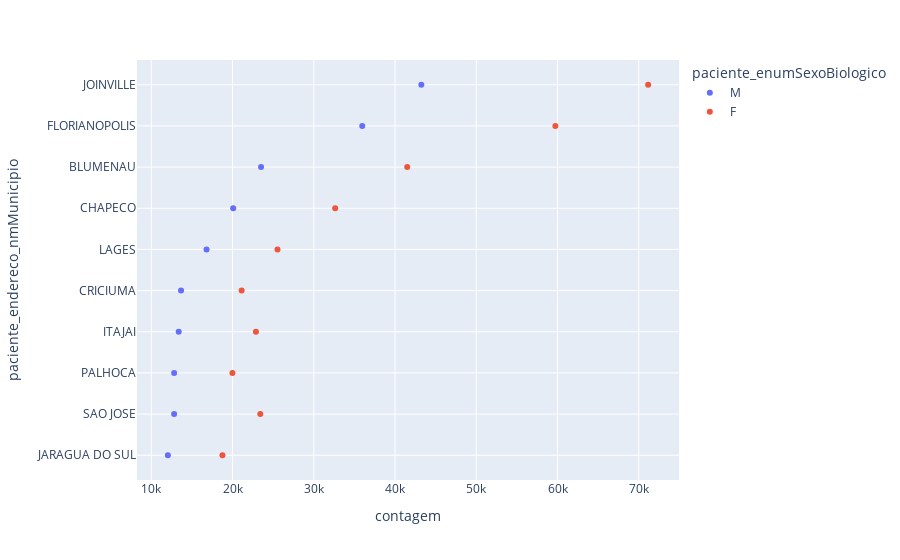

The notebook cell saved with this chart:
### Code cell
fig = px.scatter(df_, x="contagem", y="paciente_endereco_nmMunicipio", color="paciente_enumSexoBiologico")
fig.show()

### Figure 1 — Plotly figure (JSON) as saved in the notebook; plotly's stock layout.template omitted (floating-point values rounded to 4 significant figures)
{"data": [{"hovertemplate": "paciente_enumSexoBiologico=M<br>contagem=%{x}<br>paciente_endereco_nmMunicipio=%{y}<extra></extra>", "legendgroup": "M", "marker": {"color": "#636efa", "symbol": "circle"}, "mode": "markers", "name": "M", "orientation": "h", "showlegend": true, "type": "scatter", "x": [12036, 12809, 12811, 13371, 13661, 16799, 20078, 23509, 35965, 43235], "xaxis": "x", "y": ["JARAGUA DO SUL", "SAO JOSE", "PALHOCA", "ITAJAI", "CRICIUMA", "LAGES", "CHAPECO", "BLUMENAU", "FLORIANOPOLIS", "JOINVILLE"], "yaxis": "y"}, {"hovertemplate": "paciente_enumSexoBiologico=F<br>contagem=%{x}<br>paciente_endereco_nmMunicipio=%{y}<extra></extra>", "legendgroup": "F", "marker": {"color": "#EF553B", "symbol": "circle"}, "mode": "markers", "name": "F", "orientation": "h", "showlegend": true, "type": "scatter", "x": [18756, 19983, 21113, 22880, 23414, 25533, 32632, 41498, 59732, 71153], "xaxis": "x", "y": ["JARAGUA DO SUL", "PALHOCA", "CRICIUMA", "ITAJAI", "SAO JOSE", "LAGES", "CHAPECO", "BLUMENAU", "FLORIANOPOLIS", "JOINVILLE"], "yaxis": "y"}], "layout": {"autosize": true, "legend": {"title": {"text": "paciente_enumSexoBiologico"}, "tracegroupgap": 0}, "margin": {"t": 60}, "xaxis": {"anchor": "y", "autorange": true, "domain": [0, 1], "range": [8421.0, 74770.0], "title": {"text": "contagem"}, "type": "linear"}, "yaxis": {"anchor": "x", "autorange": true, "domain": [0, 1], "range": [-0.6308, 9.631], "title": {"text": "paciente_endereco_nmMunicipio"}, "type": "category"}}}
